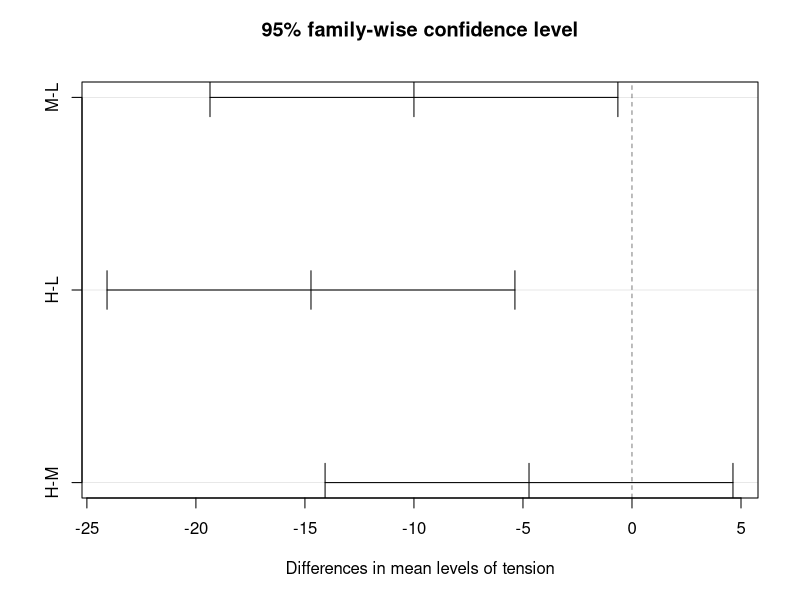

This chart was generated by the following R code: (Note: this script raises an error after producing the figure.)
## ---- chunk 1

################################################################################
# PostData Statistics: 
# Fernando San Segundo, Marcos Marva
# Web: www.postdata-statistics.com
# Mail: postdatastatistics@gmail.com        (secondary: marcos.marva@gmail.es)
################################################################################

## Anova: Bonferroni, pear comparison
## 5 treatments

# Sanitizes variables for displaying within LaTeX via Sexpr
# Adds slashes to LaTeX special characters, which results in single-slash in tex output
sanitizeLatexS <- function(str) {
  gsub('([#$%&~_\\^\\\\{}])', '\\\\\\\\\\1', str, perl = TRUE);
}

## DATA GENERATION
# function to get normal data
normal = function(size, mean1, sd1){
     data = c()
     while(length(data)< size){
      x = rnorm(1, mean = mean1, sd = sd1)
      if( (mean1-3*sd1 < x) & (mean1+3*sd1 > x)){
           data = c(data,x)
      }
     }
return(data)
}
ntreat = 5
ndata = 25
treatments = c()

for(k in 1:ntreat ){
     treatments = c(treatments, paste("treat", k, sep = ""))
}

means = normal(ntreat, 100, 5)

for(j in 1:ntreat ){
     x = normal(ndata, means[j], 5)
     assign(paste("treat", j, sep = ""), x )
}


(datos <- data.frame(treat1, treat2, treat3, treat4, treat5))

datos = stack(datos)
datos = datos[  ,c(2,1)]
colnames(datos) <- c("Tratamiento", "Respuesta")


(ptt=pairwise.t.test(datos$Respuesta, datos$Tratamiento,
                     p.adj="bonferroni", pool.sd=FALSE))

(matriz = cbind(c(0,0,0,0), ptt$p.value))
(matriz = rbind(c(0,0,0,0,0), matriz))
colnames(matriz)<-c("treat1", "treat2", "treat3", "treat4", "treat5")
rownames(matriz)<-c("treat1", "treat2", "treat3", "treat4", "treat5")
matriz
matriz[2:5, 1] = matriz[2:5, 2]
matriz[2:5, 2] = matriz[2:5, 3]
matriz[2:5, 3] = matriz[2:5, 4]
matriz[2:5, 4] = matriz[2:5, 5]
matriz
for(i in 1:5){matriz [i,i]= 1}
matriz
matriz[1, 2:5] = matriz[2:5, 1]
matriz[2, 3:5] = matriz[3:5, 2]
matriz[3, 4:5] = matriz[4:5, 3]
matriz[4, 5] = matriz[5, 4]



library(multcompView)
multcompLetters(matriz, ) 


require(graphics)

summary(fm1 <- aov(breaks ~ wool + tension, data = warpbreaks))
aa = TukeyHSD(fm1, "tension", ordered = TRUE)
plot(TukeyHSD(fm1, "tension"))
multcompLetters(aa)

TukeyHSD
(levels=names(the_table_df))

(niveles=names(the_table_df))

numCol=ncol(the_table_df)


sol = "de momento, nada"

if(language=='en'){
  question=paste0("To be traslated"

  )  
  
  answer=paste0("The answer is ",
    sol
  )  
}else if(language=='es'){
  question=paste0("Al estudiar los datos sobre temperaturas m\'inimas registradas en una ciudad, se observa que dichos datos son bimodales; los valores para las modas son 1 y 10. En cambio, la media y la mediana coinciden, y el valor de ambas es 5. Curiosamente, en el diagrama de barras, la altura de la barra correspondiente a la media es la menor de todas. Dibuja un diagrama de barras que responda a esta descripci\'on, e indica si crees que esos datos son muy dispersos o poco dispersos, justificando tu respuesta. 
"
    )
  answer=paste0("La respuesta es: ",
    sol
    )
}
